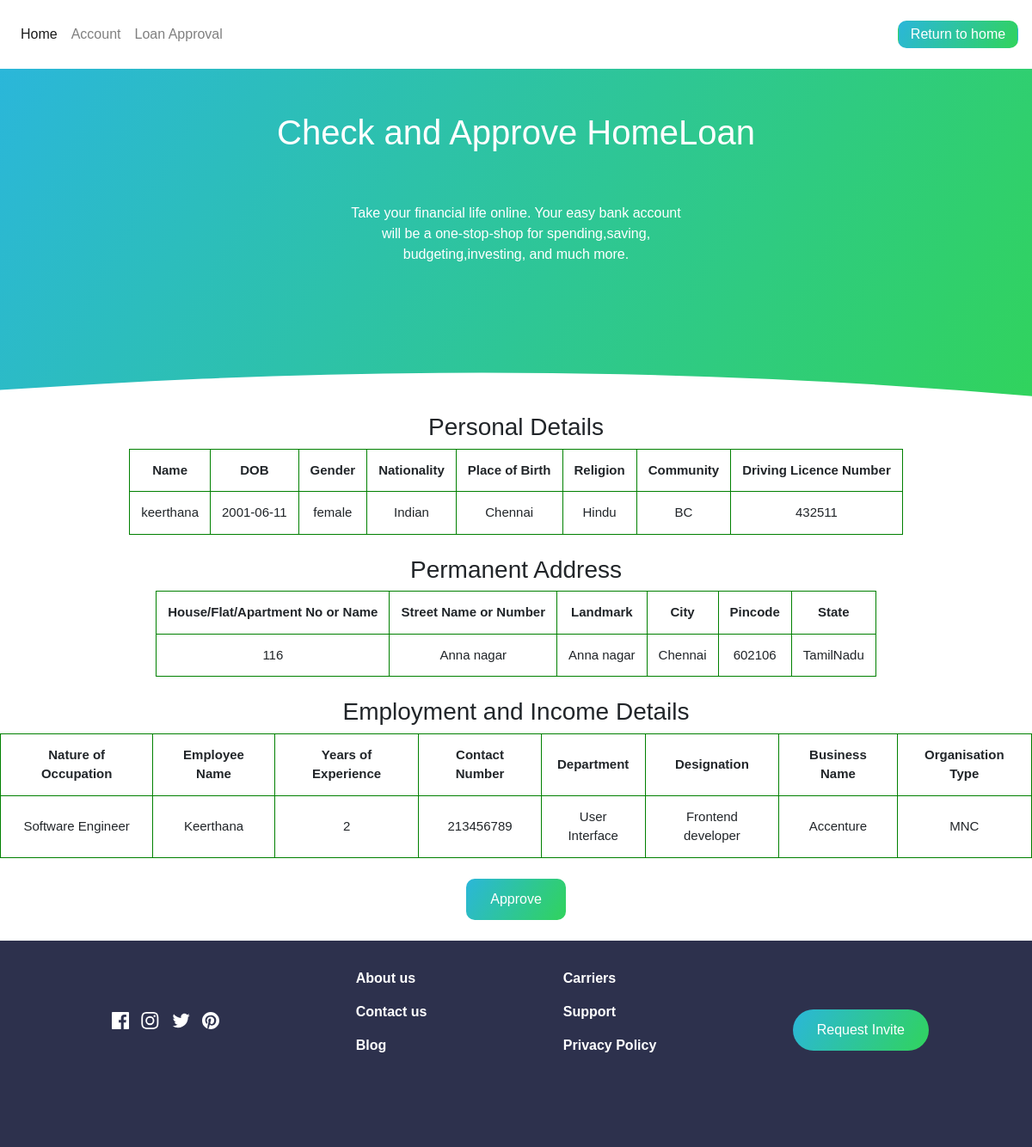
The page /homeloanmanager.php on the database its author committed.
### tables this page shows
CREATE TABLE `homeloan` (
  `name` varchar(50) NOT NULL,
  `dob` date NOT NULL,
  `gender` varchar(50) NOT NULL,
  `nationality` varchar(50) NOT NULL,
  `pob` varchar(50) NOT NULL,
  `religion` varchar(50) NOT NULL,
  `community` varchar(50) NOT NULL,
  `licenceno` int(50) NOT NULL,
  `houseno` varchar(50) NOT NULL,
  `street` varchar(50) NOT NULL,
  `landmark` varchar(50) NOT NULL,
  `city` varchar(50) NOT NULL,
  `pincode` int(50) NOT NULL,
  `state` varchar(50) NOT NULL,
  `permanentaddress` varchar(50) NOT NULL,
  `phouse` varchar(50) NOT NULL,
  `pstreet` varchar(50) NOT NULL,
  `plandmark` varchar(50) NOT NULL,
  `pcity` varchar(50) NOT NULL,
  `ppincode` int(50) NOT NULL,
  `pstate` varchar(50) NOT NULL,
  `occupation` varchar(50) NOT NULL,
  `employeename` varchar(50) NOT NULL,
  `yoe` int(50) NOT NULL,
  `phoneno` int(50) NOT NULL,
  `department` varchar(50) NOT NULL,
  `desigation` varchar(50) NOT NULL,
  `businessname` varchar(50) NOT NULL,
  `organisationtype` varchar(50) NOT NULL,
  `action` varchar(20) NOT NULL
);

### homeloanmanager.php (the view, shortened to what this page needs)
<?php
include_once 'db.php';
$result = mysqli_query($conn,"SELECT * FROM HomeLoan");
$result1 = mysqli_query($conn,"SELECT * FROM HomeLoan");
$result2 = mysqli_query($conn,"SELECT * FROM HomeLoan");
?>
<!DOCTYPE html>
<html lang="en">
  <head>
    <link rel="stylesheet" href="https://maxcdn.bootstrapcdn.com/bootstrap/4.0.0/css/bootstrap.min.css">
    <link rel="stylesheet" type="text/css" href="style.css">
    <link rel="stylesheet" href="https://cdnjs.cloudflare.com/ajax/libs/font-awesome/4.7.0/css/font-awesome.min.css">
  </head>
  <body>
    <nav class="nav-bar navbar navbar-expand-lg navbar-light">
        <div class="collapse navbar-collapse" id="navbarNavDropdown">
          <ul class="navbar-nav">
                        <li class="nav-item  active">
              <a class="nav-link" href="index.php">Home<span class="sr-only">(current)</span></a>
            </li>
            <li class="nav-item">
              <a class="nav-link" href="account.php">Account</a>
            </li>
            <li class="nav-item">
              <a class="nav-link" href="homeloanmanager.php">Loan Approval</a>
            </li>
          </ul>
          </div>
          <a href="loginman.php" class="text-center"><button class="btn btn-login2">Return to home</button></a>
    </nav>
    <div style="position: relative;min-height:50vh; background-image:  linear-gradient(
    120deg,
    hsl(192, 70%, 51%),
    hsl(136, 65%, 51%)
  );">
    <h1 class="text-center" id="title">Check and Approve HomeLoan</h1>
    <p class="text-center" id="title">Take your financial life online. Your easy bank account<br />
          will be a one-stop-shop for spending,saving,<br />budgeting,investing,
          and much more.
    </p>
    <div class="custom-shape-divider-bottom-1637758452">
  </div>
</div>
    <h3 class="text-center">Personal Details</h3>
 <div class="center" >
    <center>
      <table class="text-center">
      <tr>
      <th>Name</th>
      <th>DOB</th>
      <th>Gender</th>
      <th>Nationality</th>
      <th>Place of Birth</th>
      <th>Religion</th>
      <th>Community</th>
      <th>Driving Licence Number</th>
      </tr>
      <?php
      while($row = mysqli_fetch_array($result)) {
      ?>
      <tr class="<?php if(isset($classname)) echo $classname;?>">
      <td><?php echo $row["name"]; ?></td>
      <td><?php echo $row["dob"]; ?></td>
      <td><?php echo $row["gender"]; ?></td>
       <td><?php echo $row["nationality"]; ?></td>
      <td><?php echo $row["pob"]; ?></td>
      <td><?php echo $row["religion"]; ?></td>
       <td><?php echo $row["community"]; ?></td>
      <td><?php echo $row["licenceno"]; ?></td>
      </div>
      <?php
      }
      ?>
<br>
<h3 class="text-center">Permanent Address</h3>
 <div class="center" >
    <center>
      <table class="text-center">
      <tr>
       <th>House/Flat/Apartment No or Name</th>
      <th>Street Name or Number</th>
      <th>Landmark</th>
      <th>City</th>
     <th>Pincode</th>
      <th>State</th>
      </tr>
      <?php
      while($row = mysqli_fetch_array($result1)) {
      ?>
      <tr class="<?php if(isset($classname)) echo $classname;?>">
      <td><?php echo $row["houseno"]; ?></td>
       <td><?php echo $row["street"]; ?></td>
      <td><?php echo $row["landmark"]; ?></td>
      <td><?php echo $row["city"]; ?></td>
       <td><?php echo $row["pincode"]; ?></td>
      <td><?php echo $row["state"]; ?></td>
      </div>
      <?php
      }
      ?>
<br>
<h3 class="text-center">Employment and Income Details</h3>
 <div class="center" >
    <center>
      <table class="text-center">
      <tr>
      <th>Nature of Occupation</th>
      <th>Employee Name</th>
      <th>Years of Experience</th>
      <th>Contact Number</th>
      <th>Department</th>
      <th>Designation</th>
      <th>Business Name</th>
      <th>Organisation Type</th>
      </tr>
      <?php
      while($row = mysqli_fetch_array($result2)) {
      ?>
      <tr class="<?php if(isset($classname)) echo $classname;?>">
       <td><?php echo $row["occupation"]; ?></td>
      <td><?php echo $row["employeename"]; ?></td>
      <td><?php echo $row["yoe"]; ?></td>
       <td><?php echo $row["phoneno"]; ?></td>
      <td><?php echo $row["department"]; ?></td>
      <td><?php echo $row["desigation"]; ?></td>
      <td><?php echo $row["businessname"]; ?></td>
      <td><?php echo $row["organisationtype"]; ?></td>
      </tr>
      <?php
      }
      ?>
    </table></center>
</div>
<br>
 <div class="text-center">
     <button type="submit" class="btn btn-login" name="submit">Approve</button>
</div>
<br>
   <footer class="footer">
      <div class="footer-container">
        <div class="social-container">
          <img src="./images/icon-facebook.svg" alt="" />
          <img src="./images/icon-instagram.svg" alt="" />
          <img src="./images/icon-twitter.svg" alt="" />
          <img src="./images/icon-pinterest.svg" alt="" />
        </div>
        <div class="menu">
          <a href="#">About us</a>
          <a href="#">Contact us</a>
          <a href="#">Blog</a>
        </div>
        <div class="menu">
          <a href="#">Carriers</a>
          <a href="#">Support</a>
          <a href="#">Privacy Policy</a>
        </div>
        <button>Request Invite</button>
      </div>
    </footer>
  </body>
</html>

### style.css (style rules this page uses)
body { font-family: Arial, Helvetica, sans-serif; }
* { margin: 0; padding: 0; box-sizing: border-box; }
.nav-bar { display: flex; justify-content: space-around; align-items: center; padding-top: 20px; padding-bottom: 20px; }
.footer { background-color: hsl(233, 26%, 24%); height: 30vh; }
.footer-container { width: 80%; margin-left: auto; margin-right: auto; color: white; display: flex; justify-content: space-between; align-items: flex-start; padding-top: 2rem; }
.menu { display: flex; flex-direction: column; justify-content: space-between; align-items: flex-start; }
.menu > a { text-decoration: none; color: white; margin-bottom: 15px; font-weight: 600; }
.social-container { margin-top: 3rem; }
.social-container > img { margin-left: 10px; cursor: pointer; }
.footer-container > button { margin-top: 3rem; padding: 12px 28px; border: none; outline-width: 0; color: white; border-radius: 24px; cursor: pointer; font-weight: 400; background-image: linear-gradient( 120deg, hsl(192, 70%, 51%), hsl(136, 65%, 51%) ); }
.btn-login { padding: 12px 28px; border: none; outline-width: 0; color: white; border-radius:10px; cursor: pointer; font-weight: 400; background-image: linear-gradient( 120deg, hsl(192, 70%, 51%), hsl(136, 65%, 51%) ); }
.btn-login { padding: 12px 28px; border: none; outline-width: 0; color:#fff; border-radius:10px; background-image: linear-gradient( 120deg, hsl(192, 70%, 51%), hsl(136, 65%, 51%) ); }
.center { margin-left: auto; margin-right: auto; font-size: 15px; }
th, td { padding: 13px; text-align: left; }
table, th, td { border: 1px solid black; border-color:green; border-collapse: collapse; }
#title { color: #fff; padding-top: 50px; }
td,th { text-align: center; }
.btn-login2 { padding: 2px; margin-left:10px; height:32px; width:140px; color:#fff; border-color: transparent; border-radius:10px; background-image: linear-gradient( 120deg, hsl(192, 70%, 51%), hsl(136, 65%, 51%) ); }

### homeloanmanager.php (style rules this page uses)
* { margin: 0; padding: 0; }
.custom-shape-divider-bottom-1637758452 { position: absolute; bottom: 0; left: 0; width: 100%; overflow: hidden; line-height: 0; transform: rotate(180deg); }
.custom-shape-divider-bottom-1637758452 svg { position: relative; display: block; width: calc(300% + 1.3px); height: 84px; }

### rows shown on the page
homeloan: name "keerthana", dob "2001-06-11", gender "female", nationality "Indian", pob "Chennai", religion "Hindu", community "BC", licenceno "432511", houseno "116", street "Anna nagar", landmark "Anna nagar", city "Chennai", pincode "602106", state "TamilNadu", occupation "Software Engineer", employeename "Keerthana", yoe "2", phoneno "213456789", department "User Interface", desigation "Frontend developer", businessname "Accenture", organisationtype "MNC"
